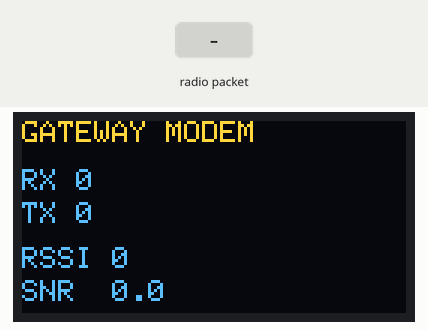
Simulated run of this sketch. Board: ESP32. Shown: 128×64 one-colour display. The inputs (shaded band) are chosen by the test bench. The OLED is the two-colour kind (top 16 rows yellow); no radio packets arrive unless stated; what the sketch prints to the serial monitor is not drawn.

Above: at 1.5 s.
1.6 s: radio packet "TX:" arrives
At 1.9 s:
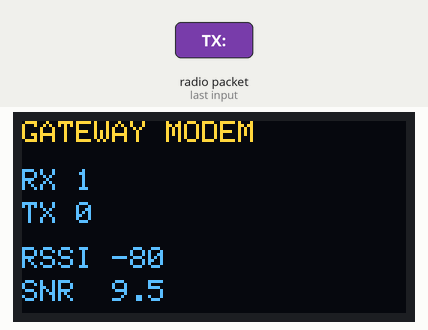
3.1 s: radio packet "1" arrives
At 4.3 s:
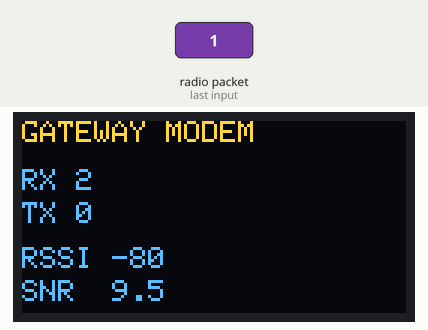
Timing chart, 0 to 6.1 s (numbered marks = the images above; inputs shaded):
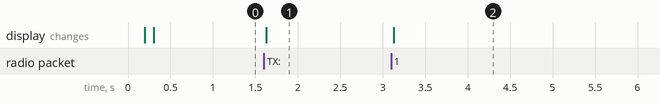

Measured:
- after the input at 1.6 s, the display: changes at once (image 1)
- after the input at 3.1 s, the display: changes at once (image 2)

The sketch:

sketch_B_LoRa_modem.ino
```cpp
/*
  sketch_B_LoRa_modem.ino
  Gateway-side LoRa modem for the LilyGO T3_V1.6.1.

  Uplink:
    Received LoRa packets are forwarded unchanged to the Raspberry Pi.

  Downlink:
    A serial line beginning with TX: is transmitted over LoRa.
    The modem does not inspect or authenticate the command because the
    Raspberry Pi creates and signs the responder frame.

  Diagnostic messages produced by this sketch begin with # so hub_live.py
  can distinguish them from SenseNode packets.
*/

#include <SPI.h>
#include <LoRa.h>
#include <Wire.h>
#include <Adafruit_GFX.h>
#include <Adafruit_SSD1306.h>

// LilyGO T3_V1.6.1 LoRa pins
#define LORA_SCK    5
#define LORA_MISO  19
#define LORA_MOSI  27
#define LORA_CS    18
#define LORA_RST   23
#define LORA_DIO0  26

// Must match the SenseNodes and responders
#define LORA_FREQ    868E6
#define LORA_SYNC    0x12
#define LORA_SF      7
#define LORA_BW      125E3
#define LORA_CR      5
#define LORA_TXPOWER 14

#define OLED_W    128
#define OLED_H     64
#define OLED_RST   -1
#define OLED_ADDR 0x3C

Adafruit_SSD1306 display(
  OLED_W,
  OLED_H,
  &Wire,
  OLED_RST
);

uint32_t rxCount = 0;
uint32_t txCount = 0;

int lastRssi = 0;
float lastSnr = 0.0;

bool displayDirty = true;


void transmitFrame(const char *frame) {
  LoRa.beginPacket();
  LoRa.print(frame);

  int sent = LoRa.endPacket();

  if (sent) {
    txCount++;

    Serial.print("#TXOK ");
    Serial.println(txCount);
  } else {
    Serial.println("#ERR tx-failed");
  }

  displayDirty = true;
}


void serviceSerialCommands() {
  static char buffer[256];
  static size_t length = 0;

  while (Serial.available()) {
    char character = (char)Serial.read();

    if (character == '\r') {
      continue;
    }

    if (character == '\n') {
      buffer[length] = '\0';

      if (
        length > 3 &&
        strncmp(buffer, "TX:", 3) == 0
      ) {
        transmitFrame(buffer + 3);
      }

      length = 0;
      continue;
    }

    if (length < sizeof(buffer) - 1) {
      buffer[length++] = character;
    } else {
      // Do not transmit a truncated command frame.
      Serial.println("#ERR overlong-line-discarded");
      length = 0;
    }
  }
}


void drawStatus() {
  display.clearDisplay();
  display.setTextSize(1);
  display.setTextColor(SSD1306_WHITE);

  display.setCursor(0, 0);
  display.println("GATEWAY MODEM");

  display.setCursor(0, 16);
  display.print("RX ");
  display.println(rxCount);

  display.setCursor(0, 27);
  display.print("TX ");
  display.println(txCount);

  display.setCursor(0, 42);
  display.print("RSSI ");
  display.println(lastRssi);

  display.setCursor(0, 53);
  display.print("SNR  ");
  display.println(lastSnr, 1);

  display.display();
}


void setup() {
  Serial.begin(115200);
  delay(200);

  Wire.begin(21, 22);

  if (!display.begin(
        SSD1306_SWITCHCAPVCC,
        OLED_ADDR
      )) {
    Serial.println("#ERR oled-begin-failed");
  }

  display.clearDisplay();
  display.display();

  SPI.begin(
    LORA_SCK,
    LORA_MISO,
    LORA_MOSI,
    LORA_CS
  );

  LoRa.setPins(
    LORA_CS,
    LORA_RST,
    LORA_DIO0
  );

  if (!LoRa.begin(LORA_FREQ)) {
    Serial.println("#ERR lora-begin-failed");

    display.clearDisplay();
    display.setTextSize(1);
    display.setTextColor(SSD1306_WHITE);
    display.setCursor(0, 0);
    display.println("LoRa FAIL");
    display.display();

    while (true) {
      delay(1000);
    }
  }

  LoRa.setSyncWord(LORA_SYNC);
  LoRa.setSpreadingFactor(LORA_SF);
  LoRa.setSignalBandwidth(LORA_BW);
  LoRa.setCodingRate4(LORA_CR);
  LoRa.setTxPower(LORA_TXPOWER);
  LoRa.enableCrc();

  Serial.println("#BOOT modem ready");

  drawStatus();
  displayDirty = false;
}


void loop() {
  // Forward received LoRa packets to the Raspberry Pi unchanged.
  int packetSize = LoRa.parsePacket();

  if (packetSize > 0) {
    String packet = "";

    while (LoRa.available()) {
      packet += (char)LoRa.read();
    }

    lastRssi = LoRa.packetRssi();
    lastSnr = LoRa.packetSnr();
    rxCount++;

    Serial.println(packet);
    displayDirty = true;
  }

  // Send any responder command received from the Raspberry Pi.
  serviceSerialCommands();

  // Avoid redrawing the OLED on every loop iteration.
  static uint32_t lastDraw = 0;

  if (
    displayDirty &&
    millis() - lastDraw > 250
  ) {
    drawStatus();
    lastDraw = millis();
    displayDirty = false;
  }
}
```
